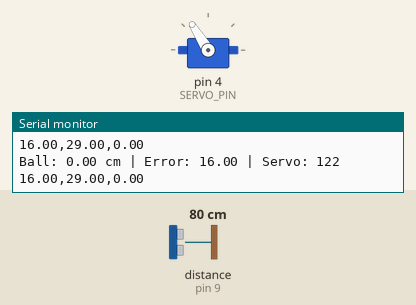
Recording of a sketch running on a simulated Arduino Uno, built with avr-gcc and run on an emulated ATmega328P. Parts: servo, the last lines printed to the serial monitor. Wiring (inferred from the names in the program): ultrasonic range finder: trigger pin 8; echo pin 9. The test bench sets the inputs (shaded band); at power-on: distance to the obstacle (sensor on pin 9) 80 cm. The echo pulse lasts 58.3 µs per cm.

Above: at 2.2 s.
2.3 s: distance to the obstacle (sensor on pin 9) set to 34 cm
3.8 s: distance to the obstacle (sensor on pin 9) set to 28 cm
At 5.0 s:
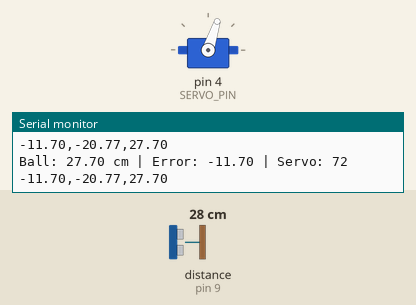
5.3 s: distance to the obstacle (sensor on pin 9) set to 18 cm
At 5.43 s:
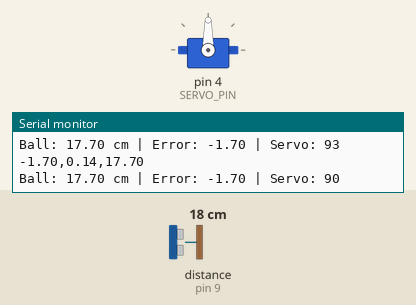
8.3 s: distance to the obstacle (sensor on pin 9) set to 4 cm
Timing chart, 0 to 10.9 s (numbered marks = the images above; inputs shaded):
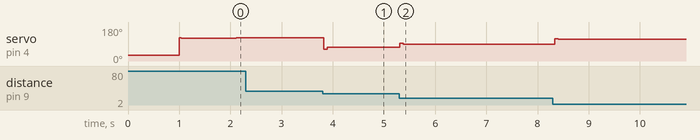

The sketch:

balancing_beam_sketch.ino
```cpp
#include <Servo.h>

#define TRIG_PIN 8
#define ECHO_PIN 9
#define SERVO_PIN 4

Servo myServo;

int servoBaseAngle = 93;
unsigned long lastTime = 0;
float elapsedTime;

float setpoint = 16.0;
float currentPosition = 0;
float error, previousError = 0;
float integral = 0;
float derivative;
float previousPosition = 0;

float Kp = 1.8;
float Ki = 0.006;
float Kd = 0.02;

void setup() {

  Serial.begin(9600);
  pinMode(TRIG_PIN, OUTPUT);
  pinMode(ECHO_PIN, INPUT);

  myServo.attach(SERVO_PIN);
  myServo.write(30);
  delay(1000);
}

void loop() {

  // Read distance
  currentPosition = readDistance_cm();

  // Reject junk readings
  if (currentPosition > 30 || currentPosition < 2) {
    currentPosition = previousPosition;
  } else {
    previousPosition = currentPosition;
  }


  // PID Calculation
  error = setpoint - currentPosition;

  if (millis() < 1000 || abs(error) > 20) {
    integral = 0;
  }

  unsigned long currentTime = millis();
  elapsedTime = (currentTime - lastTime) / 1000.0;
  lastTime = currentTime;

  integral += error * elapsedTime;
  integral = constrain(integral, -300, 300);  // clamp the accumulated value
  if (abs(error) < 0.2) integral = 0;
  derivative = (error - previousError) / elapsedTime;
  previousError = error;

  float output = Kp * error + Ki * integral + Kd * derivative;
  if (abs(error) < 0.5 && abs(output) < 1.0) {
    output = 0;
  }
  output = constrain(output, -30, 30);  // limits servo swing


  // Apply correction
  int servoAngle = servoBaseAngle + output;

  servoAngle = constrain(servoAngle, 30, 150);

  myServo.write(servoAngle);

  // Debug info
  Serial.print("Ball: ");
  Serial.print(currentPosition);
  Serial.print(" cm | Error: ");
  Serial.print(error);
  Serial.print(" | Servo: ");
  Serial.println(servoAngle);

  Serial.print(error);
  Serial.print(",");
  Serial.print(output);
  Serial.print(",");
  Serial.println(currentPosition);


  delay(30);

}

float readDistance_cm() {

  // Send a 10 microseconds pulse to trigger the ultrasonic burst
  digitalWrite(TRIG_PIN, LOW);
  delayMicroseconds(2);
  digitalWrite(TRIG_PIN, HIGH);
  delayMicroseconds(10);
  digitalWrite(TRIG_PIN, LOW);

  // Measure the time it takes for echo to return
  long duration = pulseIn(ECHO_PIN, HIGH);

  // Calculate distance in cm
  float distance_cm = duration * 0.0343/2;

  return distance_cm;

}
```

Measured:
- the behaviour switches between 31 and 30 cm on distance to the obstacle (sensor on pin 9) (found by bisection; images 0 and 1)
- after the input at 3.8 s, servo on pin 4 (SERVO_PIN): 122° → 63° at once, → 72° 0.07 s later
